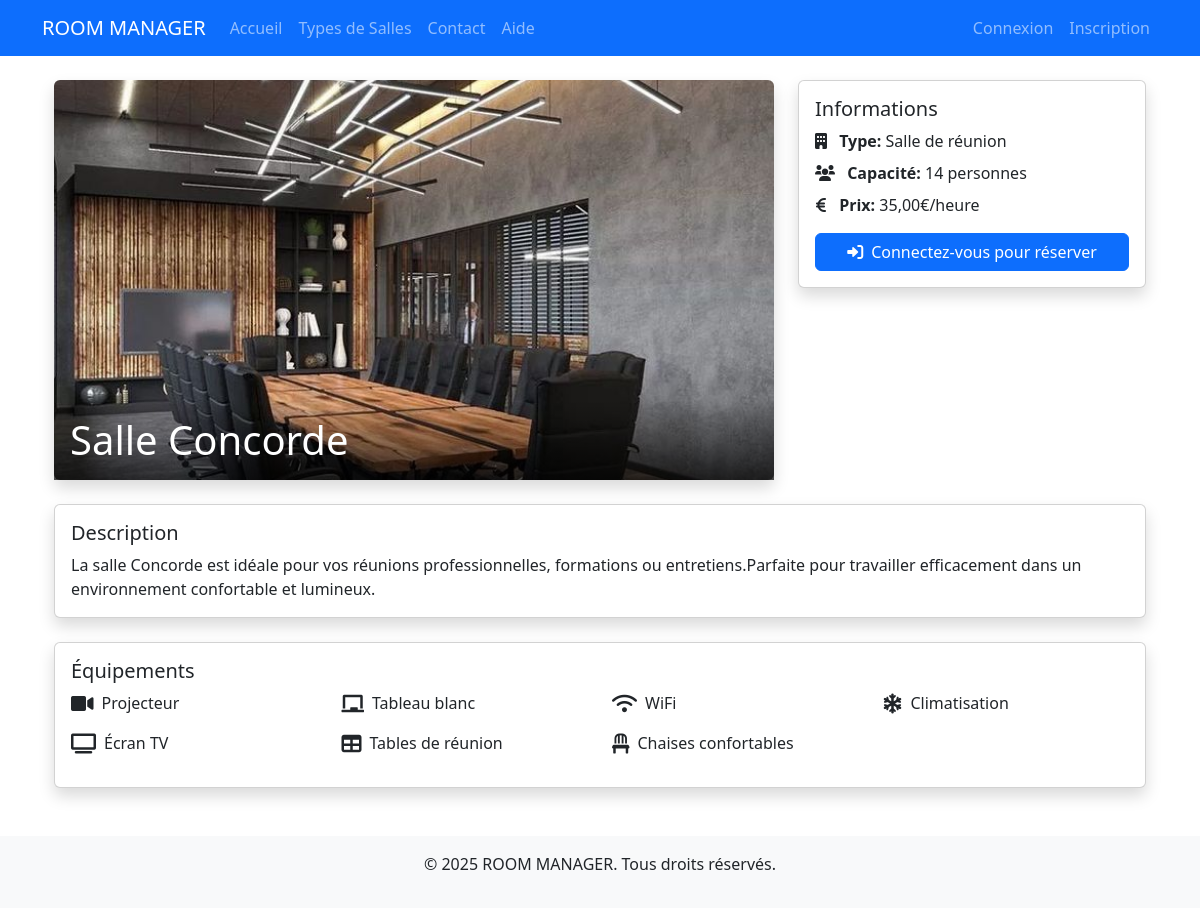
Screenshot of /rooms/1/ with the database file from the repository.
### core/models.py (models this page shows, shortened)
class Room(models.Model):
    name = models.CharField(max_length=100)
    room_type = models.ForeignKey(RoomType, on_delete=models.CASCADE)
    capacity = models.IntegerField()
    price_per_hour = models.DecimalField(max_digits=10, decimal_places=2)
    description = models.TextField()
    image = models.ImageField(upload_to='rooms/')
    is_active = models.BooleanField(default=True)
    equipment = models.ManyToManyField(Equipment, blank=True)

class RoomType(models.Model):
    CATEGORY_CHOICES = [
        ('enterprise', 'Entreprises'),
        ('university', 'Universités'),
        ('hotel', 'Hôtels'),
        ('sport', 'Sports')
    ]
    name = models.CharField(max_length=100)
    category = models.CharField(max_length=20, choices=CATEGORY_CHOICES)
    description = models.TextField()
    image = models.ImageField(upload_to='room_types/')

class Equipment(models.Model):
    name = models.CharField(max_length=100)
    description = models.TextField()
    icon = models.CharField(max_length=50, help_text="Classe Font Awesome pour l'icône")

### core/views.py (the view)
# urls.py: path('rooms/<int:pk>/', views.room_detail, name='room_detail'),
def room_detail(request, pk):
    room = get_object_or_404(Room, pk=pk)
    return render(request, 'core/room_detail.html', {'room': room})

### core/templates/core/room_detail.html (shortened to what this page needs)
{% extends 'core/base.html' %}
{% block content %}
<div class="container my-4">
    <div class="row">
        <div class="col-md-8">
            {% if room.image %}
            <div class="position-relative">
                <img src="{{ room.image.url }}" class="img-fluid rounded shadow" alt="{{ room.name }}" style="width: 100%; height: 400px; object-fit: cover;">
                <div class="position-absolute bottom-0 start-0 w-100 p-3" style="background: linear-gradient(transparent, rgba(0,0,0,0.7));">
                    <h1 class="text-white mb-0">{{ room.name }}</h1>
                </div>
            </div>
            {% endif %}
        </div>
        <div class="col-md-4">
            <div class="card shadow">
                <div class="card-body">
                    <h5 class="card-title">Informations</h5>
                    <ul class="list-unstyled">
                        <li class="mb-2">
                            <i class="fas fa-building me-2"></i>
                            <strong>Type:</strong> {{ room.room_type.name }}
                        </li>
                        <li class="mb-2">
                            <i class="fas fa-users me-2"></i>
                            <strong>Capacité:</strong> {{ room.capacity }} personnes
                        </li>
                        <li class="mb-2">
                            <i class="fas fa-euro-sign me-2"></i>
                            <strong>Prix:</strong> {{ room.price_per_hour }}€/heure
                        </li>
                    </ul>
                    {% if user.is_authenticated %}
                    <a href="{% url 'core:book_room' room.pk %}" class="btn btn-primary w-100">
                        <i class="fas fa-calendar-plus me-2"></i>Réserver cette salle
                    </a>
                    {% else %}
                    <a href="{% url 'core:login' %}" class="btn btn-primary w-100">
                        <i class="fas fa-sign-in-alt me-2"></i>Connectez-vous pour réserver
                    </a>
                    {% endif %}
                </div>
            </div>
        </div>
    </div>
    <div class="row mt-4">
        <div class="col-12">
            <div class="card shadow">
                <div class="card-body">
                    <h5 class="card-title">Description</h5>
                    <p class="card-text">{{ room.description }}</p>
                </div>
            </div>
        </div>
    </div>
    {% if room.equipment.all %}
    <div class="row mt-4">
        <div class="col-12">
            <div class="card shadow">
                <div class="card-body">
                    <h5 class="card-title">Équipements</h5>
                    <div class="row">
                        {% for equipment in room.equipment.all %}
                        <div class="col-md-3 col-sm-6 mb-3">
                            <div class="d-flex align-items-center">
                                <i class="{{ equipment.icon }} fa-lg me-2"></i>
                                <span>{{ equipment.name }}</span>
                            </div>
                        </div>
                        {% endfor %}
                    </div>
                </div>
            </div>
        </div>
    </div>
    {% endif %}
</div>
{% endblock %}

### rows the page displays
Room: image (picture), name "Salle Concorde", room_type.name "Salle de réunion", capacity "14", price_per_hour "35,00", description "La salle Concorde est idéale pour vos réunions professionnelles, formations ou entretiens.Parfaite pour travailler efficacement dans un environnement confortable et lumineux."
Equipment: name "Projecteur"
Equipment: name "Tableau blanc"
Equipment: name "WiFi"
Equipment: name "Climatisation"
Equipment: name "Écran TV"
Equipment: name "Tables de réunion"
Equipment: name "Chaises confortables"
